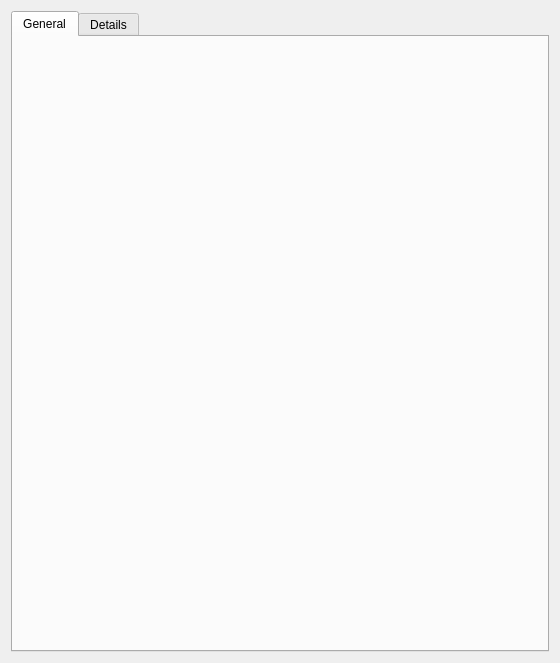
<?xml version="1.0" encoding="UTF-8"?>
<ui version="4.0">
 <class>CertificateViewer</class>
 <widget class="QWidget" name="CertificateViewer">
  <property name="geometry">
   <rect>
    <x>0</x>
    <y>0</y>
    <width>560</width>
    <height>663</height>
   </rect>
  </property>
  <property name="windowTitle">
   <string>Certificate Viewer</string>
  </property>
  <layout class="QGridLayout" name="gridLayout">
   <item row="0" column="0">
    <widget class="QTabWidget" name="tabWidget">
     <property name="currentIndex">
      <number>0</number>
     </property>
     <widget class="CertificateGeneralTab" name="tabGeneral">
      <attribute name="title">
       <string>General</string>
      </attribute>
     </widget>
     <widget class="QWidget" name="tabDetails">
      <attribute name="title">
       <string>Details</string>
      </attribute>
     </widget>
    </widget>
   </item>
  </layout>
 </widget>
 <customwidgets>
  <customwidget>
   <class>CertificateGeneralTab</class>
   <extends>QWidget</extends>
   <header>Network/CertificateGeneralTab.h</header>
   <container>1</container>
  </customwidget>
 </customwidgets>
 <resources/>
 <connections/>
</ui>
